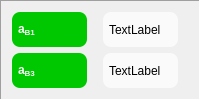
          <widget class="QFrame" name="frame_4">
           <property name="frameShape">
            <enum>QFrame::Panel</enum>
           </property>
           <property name="frameShadow">
            <enum>QFrame::Sunken</enum>
           </property>
           <layout class="QGridLayout" name="gridLayout_6">
            <item row="1" column="1">
             <widget class="QLabel" name="beamAperture1_Label">
              <property name="styleSheet">
               <string notr="true">QLabel {background-color: #fafafa}
QLabel {color: #000000}
QLabel {border: 0px solid grey}
QLabel {border-radius: 8px}
QLabel {padding: 3px}
QLabel {margin-right: 10px}</string>
              </property>
              <property name="text">
               <string>TextLabel</string>
              </property>
             </widget>
            </item>
            <item row="2" column="1">
             <widget class="QLabel" name="beamAperture3_Label">
              <property name="styleSheet">
               <string notr="true">QLabel {background-color: #fafafa}
QLabel {color: #000000}
QLabel {border: 0px solid grey}
QLabel {border-radius: 8px}
QLabel {padding: 3px}
QLabel {margin-right: 10px}</string>
              </property>
              <property name="text">
               <string>TextLabel</string>
              </property>
             </widget>
            </item>
            <item row="2" column="0">
             <widget class="QLabel" name="tBeamAperture3_Label">
              <property name="font">
               <font>
                <weight>75</weight>
                <bold>true</bold>
               </font>
              </property>
              <property name="styleSheet">
               <string notr="true">QLabel {background-color: #00c800;
color: #fafafa;
border: 0px solid grey;
border-radius: 8px;
padding: 3px;
margin-right: 10px}</string>
              </property>
              <property name="text">
               <string>a&lt;sub&gt;B3&lt;/sub&gt;</string>
              </property>
             </widget>
            </item>
            <item row="1" column="0">
             <widget class="QLabel" name="tBeamAperture1_Label">
              <property name="font">
               <font>
                <weight>75</weight>
                <bold>true</bold>
               </font>
              </property>
              <property name="styleSheet">
               <string notr="true">QLabel {background-color: #00c800;
color: #fafafa;
border: 0px solid grey;
border-radius: 8px;
padding: 3px;
margin-right: 10px}</string>
              </property>
              <property name="text">
               <string>a&lt;sub&gt;B1&lt;/sub&gt;</string>
              </property>
             </widget>
            </item>
           </layout>
          </widget>
